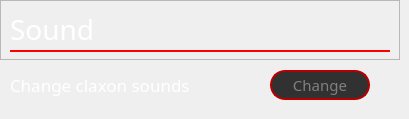
    <widget class="QWidget" name="page_sound">
     <widget class="QFrame" name="frame_5">
      <property name="geometry">
       <rect>
        <x>0</x>
        <y>0</y>
        <width>400</width>
        <height>60</height>
       </rect>
      </property>
      <property name="frameShape">
       <enum>QFrame::StyledPanel</enum>
      </property>
      <property name="frameShadow">
       <enum>QFrame::Raised</enum>
      </property>
      <widget class="QLabel" name="label_32">
       <property name="geometry">
        <rect>
         <x>10</x>
         <y>10</y>
         <width>380</width>
         <height>40</height>
        </rect>
       </property>
       <property name="font">
        <font>
         <family>Bahnschrift SemiLight</family>
         <pointsize>21</pointsize>
        </font>
       </property>
       <property name="styleSheet">
        <string notr="true">color:white;</string>
       </property>
       <property name="text">
        <string>Sound</string>
       </property>
       <property name="alignment">
        <set>Qt::AlignLeading|Qt::AlignLeft|Qt::AlignTop</set>
       </property>
      </widget>
      <widget class="Line" name="line_10">
       <property name="geometry">
        <rect>
         <x>10</x>
         <y>50</y>
         <width>380</width>
         <height>2</height>
        </rect>
       </property>
       <property name="styleSheet">
        <string notr="true">background:red;
border:none;</string>
       </property>
       <property name="frameShadow">
        <enum>QFrame::Plain</enum>
       </property>
       <property name="orientation">
        <enum>Qt::Horizontal</enum>
       </property>
      </widget>
     </widget>
     <widget class="QFrame" name="p_sound_claxon">
      <property name="geometry">
       <rect>
        <x>0</x>
        <y>60</y>
        <width>370</width>
        <height>50</height>
       </rect>
      </property>
      <widget class="QLabel" name="label_33">
       <property name="geometry">
        <rect>
         <x>10</x>
         <y>0</y>
         <width>200</width>
         <height>50</height>
        </rect>
       </property>
       <property name="maximumSize">
        <size>
         <width>250</width>
         <height>16777215</height>
        </size>
       </property>
       <property name="font">
        <font>
         <family>Bahnschrift SemiLight</family>
         <pointsize>13</pointsize>
        </font>
       </property>
       <property name="styleSheet">
        <string notr="true">color:white;</string>
       </property>
       <property name="text">
        <string>Change claxon sounds</string>
       </property>
      </widget>
      <widget class="QPushButton" name="bearing_soundClaxonsButton">
       <property name="geometry">
        <rect>
         <x>270</x>
         <y>10</y>
         <width>100</width>
         <height>30</height>
        </rect>
       </property>
       <property name="font">
        <font>
         <family>Bahnschrift SemiLight</family>
         <pointsize>11</pointsize>
         <weight>50</weight>
         <bold>false</bold>
        </font>
       </property>
       <property name="styleSheet">
        <string notr="true">QPushButton{
	
	background-color: rgb(49, 49, 49);
	border: 2px solid rgb(181, 0, 0);
	border-radius:15px;
	color:gray;
}
QPushButton:pressed{
	
	
	background-color: rgb(188, 0, 0);
	color:white;
}</string>
       </property>
       <property name="text">
        <string>Change</string>
       </property>
      </widget>
     </widget>
    </widget>
